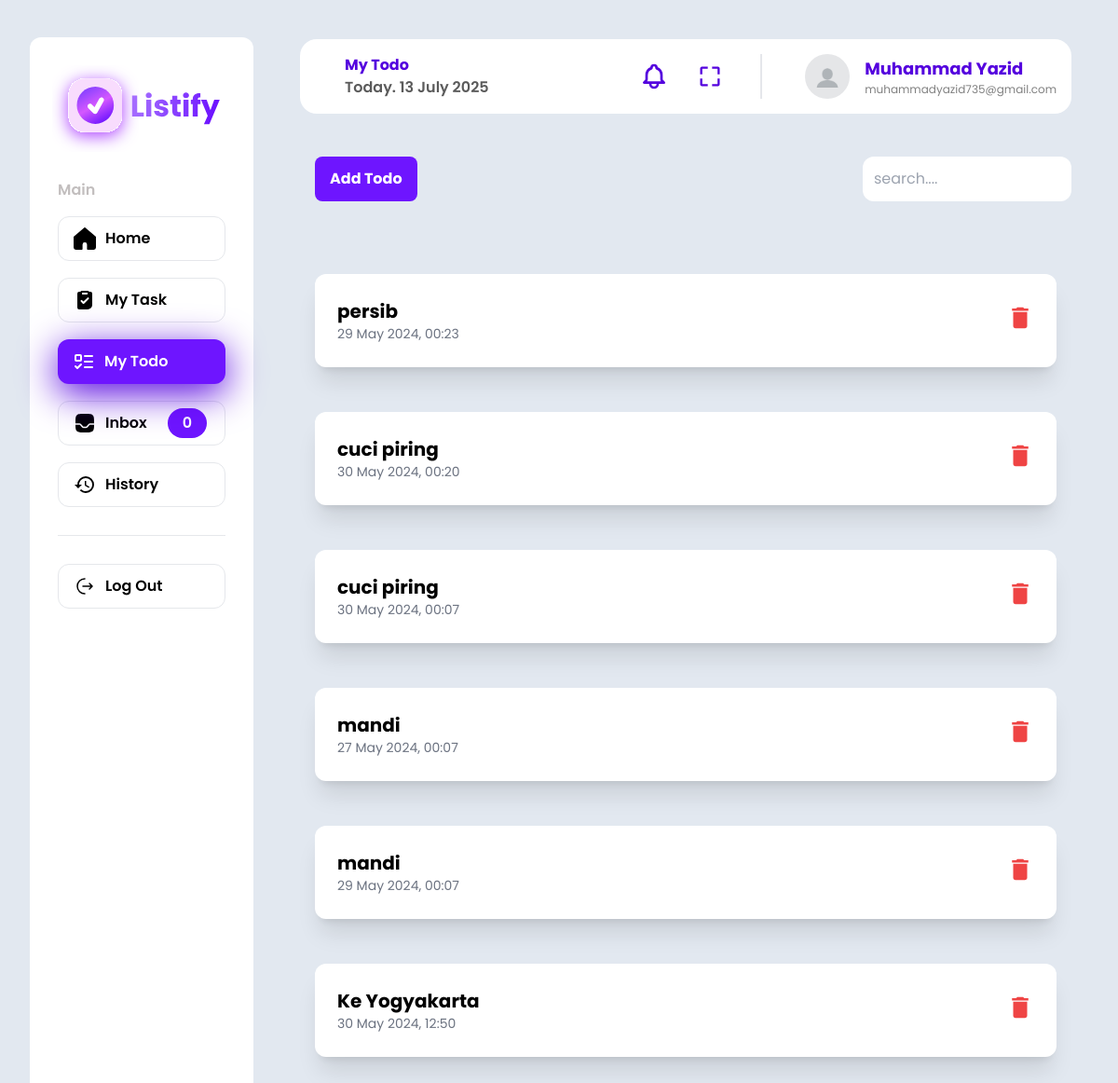
The app's page /mytodo.php (signed in) with its own data.
### tables this page shows
CREATE TABLE `task` (
  `task_id` int(11) NOT NULL,
  `user_id` int(11) NOT NULL,
  `task_name` varchar(255) NOT NULL,
  `task_description` varchar(255) NOT NULL,
  `status` enum('To Do','In Progress','Completed') NOT NULL,
  `tanggal` datetime NOT NULL,
  `created_at` timestamp NOT NULL DEFAULT current_timestamp(),
  `updated_at` timestamp NOT NULL DEFAULT current_timestamp() ON UPDATE current_timestamp()
);

### src/mytodo.php (the view, shortened to what this page needs)
<?php
include 'koneksi.php';
$userName = isset($_SESSION['fullname']) ? $_SESSION['fullname'] : '';
$userEmail = isset($_SESSION['email']) ? $_SESSION['email'] : '';
$user_id = $_SESSION['user_id'];
$currentDate = date("Y-m-d");
$queryTaskManagerCount = "
    SELECT
        COUNT(*) AS notification_count
    FROM
        task_manager
    WHERE
        user_id = '$user_id' AND
        status IN ('Not Started', 'On Progres')
        AND DATEDIFF(end_time, '$currentDate') IN (-1, 0, 1, 2, 3)
";
$resultTaskManagerCount = mysqli_query($conn, $queryTaskManagerCount);
$notificationCountTaskManager = 0;
if ($resultTaskManagerCount) {
    $row = mysqli_fetch_assoc($resultTaskManagerCount);
    $notificationCountTaskManager = $row['notification_count'];
} else {
    echo "Error: " . $queryTaskManagerCount . "<br>" . mysqli_error($conn);
}
$queryTaskCount = "
    SELECT
        COUNT(*) AS notification_count
    FROM
        task
    WHERE
        user_id = '$user_id' AND
        DATE(tanggal) = '$currentDate'
";
$resultTaskCount = mysqli_query($conn, $queryTaskCount);
$notificationCountTask = 0;
if ($resultTaskCount) {
    $row = mysqli_fetch_assoc($resultTaskCount);
    $notificationCountTask = $row['notification_count'];
} else {
    echo "Error: " . $queryTaskCount . "<br>" . mysqli_error($conn);
}
$notificationCount = $notificationCountTaskManager + $notificationCountTask;
$sql = "SELECT * FROM task WHERE user_id = '$user_id' ORDER BY created_at DESC";
$result = mysqli_query($conn, $sql);
?>
<!DOCTYPE html>
<html lang="en">
<head>
    <link rel="stylesheet" href="https://cdnjs.cloudflare.com/ajax/libs/animate.css/4.1.1/animate.min.css"/>
    <link rel="stylesheet" href="../src/output.css" />
</head>
<body class="font-[Poppins] bg-slate-200">
    <section class="flex ">
        <div id="Sidebar"
            class="w-[240px] flex flex-col gap-[30px] p-[30px] shrink-0 h-screen  bg-white rounded-xl mt-10 my-10 ml-8">
            <div class="flex justify-center items-center">
                <img src="../public/img/Listify.svg" class="-ml-3" alt="logo">
            </div>
            <div class="general-menu flex flex-col gap-[18px]">
                <h3 class="font-semibold text-base leading-[21px] text-[#C2BEBE]">Main</h3>
                <a href="home.php"
                    class="flex items-center gap-[10px] p-[12px_16px] h-12 rounded-xl border border-taskia-background-grey">
                    <div class="w-6 h-6 flex items-center">
                        <svg xmlns="http://www.w3.org/2000/svg" width="1em" height="1em" viewBox="0 0 15 15" class="text-2xl"><path fill="currentColor" d="M7.825.12a.5.5 0 0 0-.65 0L0 6.27v7.23A1.5 1.5 0 0 0 1.5 15h4a.5.5 0 0 0 .5-.5v-3a1.5 1.5 0 0 1 3 0v3a.5.5 0 0 0 .5.5h4a1.5 1.5 0 0 0 1.5-1.5V6.27z"/></svg>
                    </div>
                    <p class="font-semibold">Home</p>
                </a>
                <a href="mytask.php"
                    class="flex items-center gap-[10px] p-[12px_16px] h-12 rounded-xl border border-taskia-background-grey">
                    <div class="w-6 h-6 flex items-center">
                    </div>
                    <p class="font-semibold">My Task</p>
                </a>
                <a href="mytodo.php"
                    class="flex items-center gap-[10px] p-[12px_16px] h-12 rounded-xl bg-[#6E15FF] drop-shadow-[0_10px_20px_rgba(84,0,222,100)] text-white">
                    <div class="w-6 h-6 flex items-center">
                        <svg xmlns="http://www.w3.org/2000/svg" width="1em" height="1em" viewBox="0 0 24 24" class="text-2xl"><g fill="none" stroke="currentColor" stroke-linecap="round" stroke-linejoin="round" stroke-width="2"><rect width="6" height="6" x="3" y="5" rx="1"/><path d="m3 17l2 2l4-4m4-9h8m-8 6h8m-8 6h8"/></g></svg>
                    </div>
                    <p class="font-semibold">My Todo</p>
                </a>
                <a href="inbox.php"
                    class="flex items-center gap-[10px] p-[12px_16px] h-12 rounded-xl border border-taskia-background-grey">
                    <div class="w-6 h-6 flex items-center">
                    </div>
                    <p class="font-semibold">Inbox</p>
                    <span class=" bg-[#6E15FF] rounded-full font-semibold px-4 py-1 text-white text-center ml-3"><?php echo $notificationCount; ?></span>
                </a>
                <a href="history.php"
                    class="flex items-center gap-[10px] p-[12px_16px] h-12 rounded-xl border border-taskia-background-grey">
                    <div class="w-6 h-6 flex items-center">
                    </div>
                    <p class="font-semibold">History</p>
                </a>
            </div>
            <hr class="text-taskia-background-grey">
            <button
                id="logoutButton"
                class="flex items-center gap-[10px] p-[12px_16px] h-12 rounded-xl border border-taskia-background-grey">
                <div class="w-6 h-6 flex items-center">
                </div>
                <p class="font-semibold">Log Out</p>
            </button>
        </div>
        <div id="Content"
        class="flex flex-col bg-taskia-background-grey rounded-l-[60px] w-full max-h-screen overflow-y-scroll p-[50px] gap-[30px]">
        <div class="dashboard-nav bg-white flex justify-between items-center w-full -mt-2 p-4 rounded-[18px] animate__animated animate__fadeIn">
                <div class=" flex flex-col  ml-8">
                <h1 class="text-left font-bold text-[#5400DE]">My Todo</h1>
                <p class="text-left text-[#5B5B5B] font-semibold">Today. <span id="date"></span></p>
                </div>
                <div class="flex gap-[30px] items-center">
                    <div class="flex gap-3 items-center">
                    <div class="relative">
                    <button class="relative p-2 text-gray-400 flex justify-center items-center w-12 h-12 hover:bg-gray-100 hover:text-gray-600 focus:bg-gray-100 focus:text-gray-600 rounded-full" id="notificationButton">
                            </button>
                        </div>
                        <a href=""
                            class="flex justify-center items-center w-12 h-12 rounded-full ">
                            <button id="fullscreen-button">
                                <svg
                                xmlns="http://www.w3.org/2000/svg"
                                width="28"
                                height="28"
                                class="hover:bg-gray-100 rounded-full font-bold"
                                viewBox="0 0 24 24"
                                style="fill: #5400DE ; transform: scale() ; ";
                                >
                                <path d="M5 5h5V3H3v7h2zm5 14H5v-5H3v7h7zm11-5h-2v5h-5v2h7zm-2-4h2V3h-7v2h5z"></path>
                                </svg>
                            </button>
                        </a>
                    </div>
                    <div class="flex h-12 border-x border-[0.5px] border-taskia-background-grey"></div>
                    <div class="flex gap-4 items-center">
                        <div class="w-12 h-12 rounded-full overflow-hidden">
                            <img src="../public/img/profil.jpg" class="object-cover h-full w-full" alt="photo">
                        </div>
                        <div class="*:text-left flex flex-col">
                            <p class="text-taskia-grey text-lg w-full text-[#5400DE] font-bold"><?php echo $userName; ?></span>
                            <p class="text-xs text-[#818181]"><?php echo $userEmail; ?></p>
                        </div>
                    </div>
                </div>
            </div>
            <div class="flex flex-col gap-[30px]">
                <div class="content-header flex justify-between items-center">
                    <div class="flex gap-3 items-center">
                        <button onclick="openModal()" class="bg-[#6E15FF] hover:bg-sky-400 text-white  text-base font-bold py-3 px-4 rounded-lg m-4 animate__animated animate__fadeIn">
                            Add Todo
                        </button>
                    </div>
                    <div>
                    <form id="searchForm" action="" method="POST" class="animate__animated animate__fadeIn">
                        <input type="search" name="cari" id="searchInput" placeholder="search...." class="p-3 w-56 rounded-xl active:ring-cyan-300">
                    </form>
                    </div>
                </div>
            </div>
            <div class="">
                <ul id="todoList" class="mt-4 space-y-4">
                <?php while ($row = mysqli_fetch_assoc($result)) { ?>
                    <li class="p-4" >
                    <a href="mytodo_detail.php? id=<?= $row['task_id']?>">
                        <div class="w-full h-[100px] bg-white rounded-xl shadow-xl flex items-center hover:shadow-2xl hover:bg-slate-50 animate__animated animate__fadeIn ">
                            <div class="flex items-center justify-between px-2 py-5 sm:px-6 w-full">
                                <div class="flex items-center">
                                    <div class="block">
                                        <div class="flex items-center">
                                            <h3 class="text-xl font-bold"><?php echo htmlspecialchars($row['task_name']); ?></h3>
                                        </div>
                                        <div>
                                            <p class="text-sm text-gray-500"><?php echo date("d M Y, H:i", strtotime($row['tanggal'])); ?></p>
                                        </div>
                                    </div>
                                </div>
                                <div>
                                    <form method="POST" action="delete_todo.php">
                                        <button type="submit" class="text-red-500"><svg xmlns="http://www.w3.org/2000/svg" width="1em" height="1em" class="text-3xl" viewBox="0 0 24 24"><path fill="currentColor" d="M6 19c0 1.1.9 2 2 2h8c1.1 0 2-.9 2-2V7H6zM19 4h-3.5l-1-1h-5l-1 1H5v2h14z"/></svg></button>
                                    </form>
                                </div>
                            </div>
                        </div>
                    </a>
                    </li>
                <?php } ?>
                </ul>
            </div>
    </section>
</body>
</html>

### records on screen
task: task_name "persib", tanggal "29 May 2024, 00:23"
task: task_name "cuci piring", tanggal "30 May 2024, 00:20"
task: task_name "cuci piring", tanggal "30 May 2024, 00:07"
task: task_name "mandi", tanggal "27 May 2024, 00:07"
task: task_name "mandi", tanggal "29 May 2024, 00:07"
task: task_name "Ke Yogyakarta", tanggal "30 May 2024, 12:50"

### other values on screen
$notificationCount "0"
$userName "Muhammad Yazid"
$userEmail "muhammadyazid735@gmail.com"
